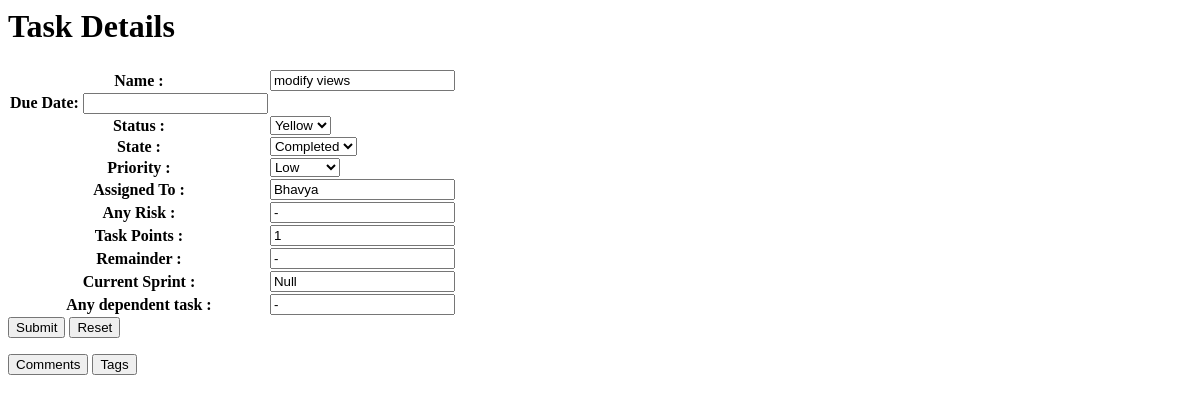
/Tracker/edit_task/1/, run on an earlier commit of the app's database.
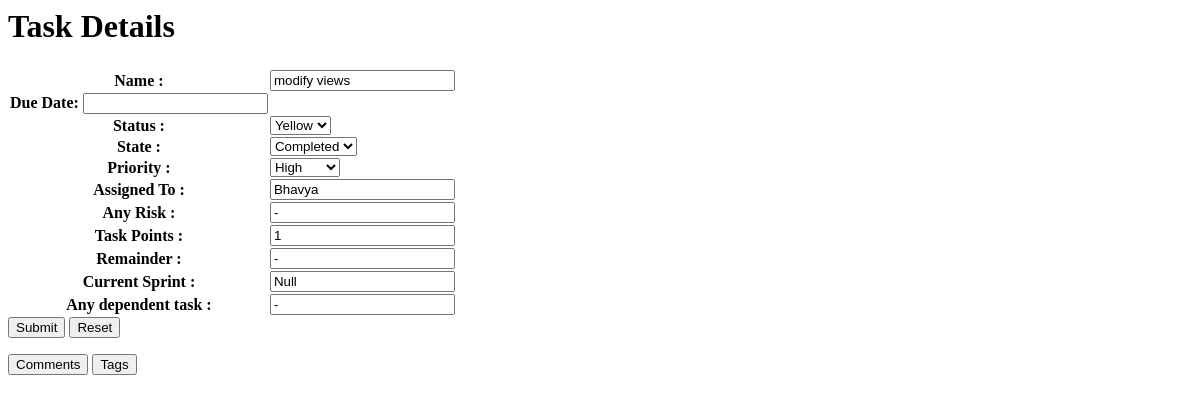
And on a later commit of the database.
### Tracker/models.py (models this page shows, shortened)
class task(models.Model):
    project = models.ForeignKey(project, on_delete=models.CASCADE)
    tname = models.CharField(max_length=100)
    desc = models.CharField(max_length=200,blank=True)
    due_date = models.DateField('due date')
    risk = models.CharField(max_length=200,blank=True)
    status = models.CharField(max_length=50,default='yellow',choices=Status_Choices)
    priority = models.CharField(max_length=50,choices=Priority_Choices)
    state = models.CharField(max_length=50, default='open',choices=State_Choices)
    assign = models.CharField(max_length=100)
    remainder = models.CharField(max_length=200,blank=True)
    heading = models.CharField(max_length=200,blank=True)
    dep_task = models.CharField(max_length=100,blank=True)
    cur_sprint = models.CharField(max_length=100,blank=True,null=True)
    tp = models.IntegerField(default=1)

### Tracker/views/task_views.py (the view)
# urls.py: url(r'^edit_task/(?P<task_id>[0-9]+)/$',views.edit_task, name='edit_task'),
def edit_task(request,task_id):
    if request.method == 'POST':
        t = get_object_or_404(task,pk=task_id)
        form = NewTask(request.POST,instance=t)
        if form.is_valid():
            form.save()
    else:
        t = get_object_or_404(task,pk=task_id)
        form = NewTask(instance=t)
    return render(request, 'Tracker/edit_task.html', {'task': t,'form': form})

### Tracker/forms.py
class NewTask(ModelForm):
    class Meta:
        model = task
        fields = ['project','tname','desc','risk','status','priority',
                  'state','assign','remainder','heading','dep_task','cur_sprint','tp']
        widgets = {'due_date': forms.DateInput(attrs={'class': 'datepicker'})}

### Tracker/models.py (called while the page is built)
    def __str__(self):
        return self.pname

### Tracker/templates/Tracker/edit_task.html (shortened to what this page needs)
<h1>Task Details</h1>
<form action="{% url 'edit_task' task.id %}" method="post">
	<table cellpadding="0">
		<tr><th>Name : </th><td> {{ form.tname }}</td></tr>
		<tr>
        <link rel="stylesheet" href="http://code.jquery.com/ui/1.10.3/themes/smoothness/jquery-ui.css" />
            <th>       Due Date: <input name='date' type="text" id="id_date"></td>
		</tr>
		<tr><th>Status :</th><td>  {{ form.status }}</td></tr>
		<tr><th>State : </th><td> {{ form.state }}</td></tr>
		<tr><th>Priority : </th><td> {{ form.priority }}</td></tr>
		<tr><th>Assigned To :</th><td> {{form.assign }}</td></tr>
		<tr><th>Any Risk :</th><td> {{form.risk}}</td></tr>
		<tr><th>Task Points :</th><td> {{form.tp}}</td></tr>
		<tr><th>Remainder :</th><td> {{form.remainder}}</td></tr>
		<tr><th>Current Sprint :</th><td> {{form.cur_sprint}}</td></tr>
		<tr><th>Any dependent task :</th><td> {{form.dep_task}}</td></tr>
	</table>
   	<input type="submit" value="Submit" />
    <input type="reset" >
</form>
<a href="{% url 'task_comment' task.id %}"><button>Comments</button></a>
<a href="{% url 'task_tag' task.id %}"><button>Tags</button></a>

What changed in the data, as far as the page shows it:
changed task "modify views": priority "Low" → "High"
